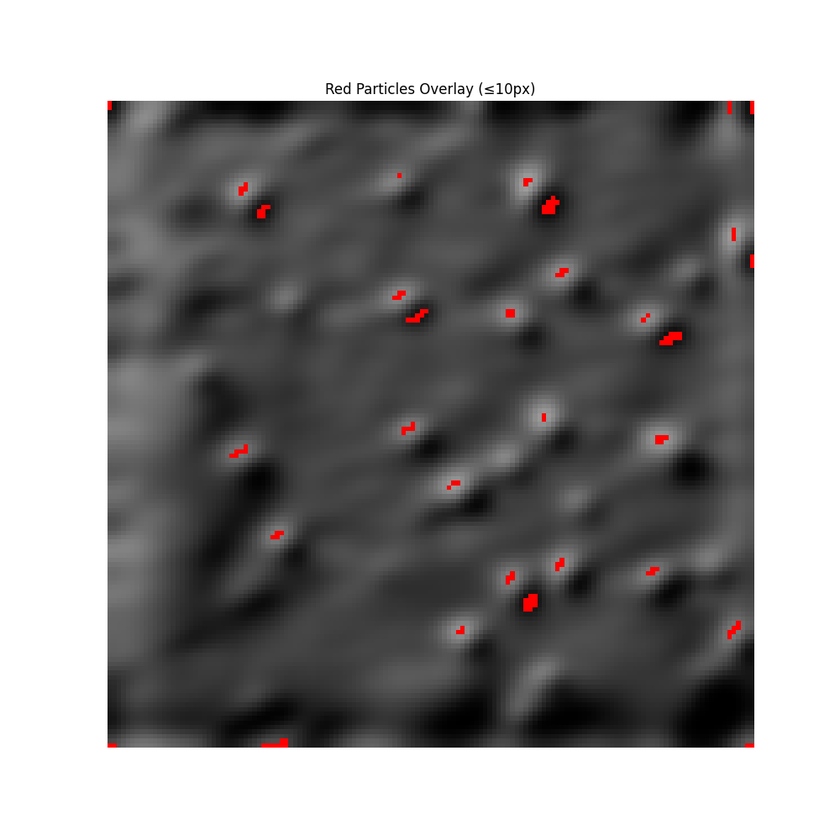
#> input picture particles_overlay.png, 840 x 840 px, shrunk from 1000 x 1000 before the run
$ python -i gradient_thresholding_2.py   (imports and definitions only)   (older library calls are emulated)
#> lines starting #> are read from the running program, lines starting #| are printed output that depends on the picture
#> further down, picture is the input picture: shape (840, 840, 3); mean B, G, R 142.5, 142.5, 143.5
import cv2
import numpy as np
from pathlib import Path
import matplotlib.pyplot as plt
from scipy.signal import find_peaks

# [19 lines left out: functions load_image, preprocess_image, not called in this run]

def compute_gradient_magnitude(image):
    """Compute gradient magnitude using Sobel operator in 4 directions."""
    # Sobel operators for different directions
    sobel_vertical = np.array([[-1, -2, -1],
                              [0, 0, 0],
                              [1, 2, 1]])

    sobel_horizontal = np.array([[-1, 0, 1],
                                [-2, 0, 2],
                                [-1, 0, 1]])

    sobel_diagonal1 = np.array([[-2, -1, 0],
                               [-1, 0, 1],
                               [0, 1, 2]])

    sobel_diagonal2 = np.array([[0, -1, -2],
                               [1, 0, -1],
                               [2, 1, 0]])

    # Apply Sobel operators
    grad_vertical = cv2.filter2D(image, cv2.CV_64F, sobel_vertical)
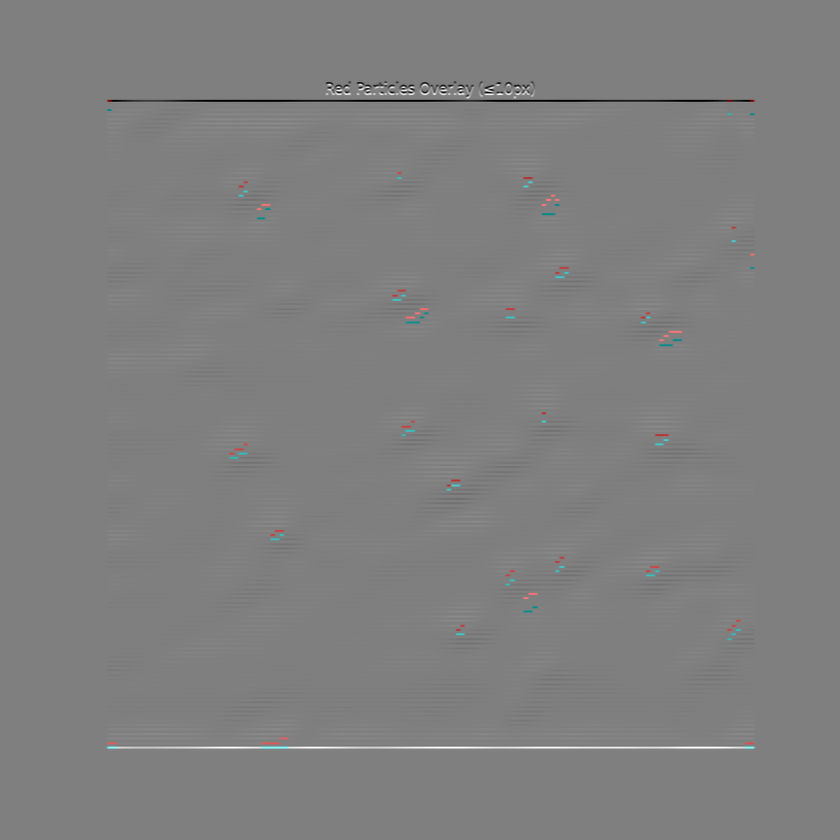
#> grad_vertical: shape (840, 840, 3) float64; mean B, G, R 0, 0, 0; drawn with min black and max white
    grad_horizontal = cv2.filter2D(image, cv2.CV_64F, sobel_horizontal)
    grad_diagonal1 = cv2.filter2D(image, cv2.CV_64F, sobel_diagonal1)
    grad_diagonal2 = cv2.filter2D(image, cv2.CV_64F, sobel_diagonal2)

    # Compute total gradient magnitude (sum of absolute values)
    gradient_magnitude = np.abs(grad_vertical) + np.abs(grad_horizontal) + \
                        np.abs(grad_diagonal1) + np.abs(grad_diagonal2)
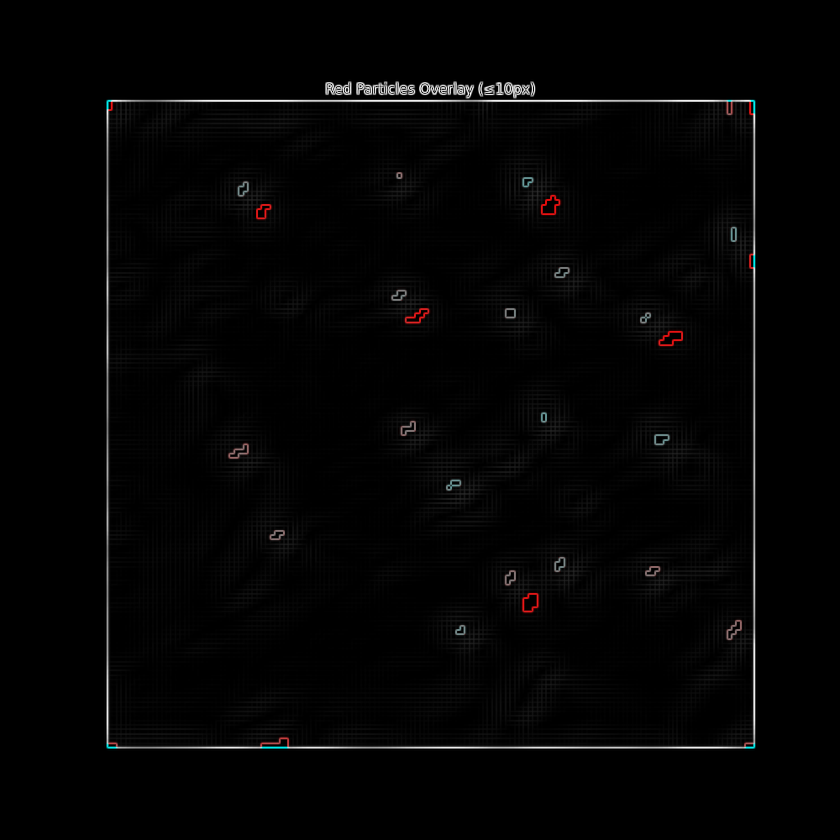
#> gradient_magnitude: shape (840, 840, 3) float64; mean B, G, R 42.9, 42.9, 44.7; drawn with min black and max white

    return gradient_magnitude

# [181 lines left out: functions compute_gray_gradient_distribution, smooth_histogram, find_peak_and_valley, plot_histogram, process_images, not called in this run]

# [6 lines not run here, left out]

>>> import cv2
>>> picture = cv2.imread('particles_overlay.png')
>>> result = compute_gradient_magnitude(picture)
